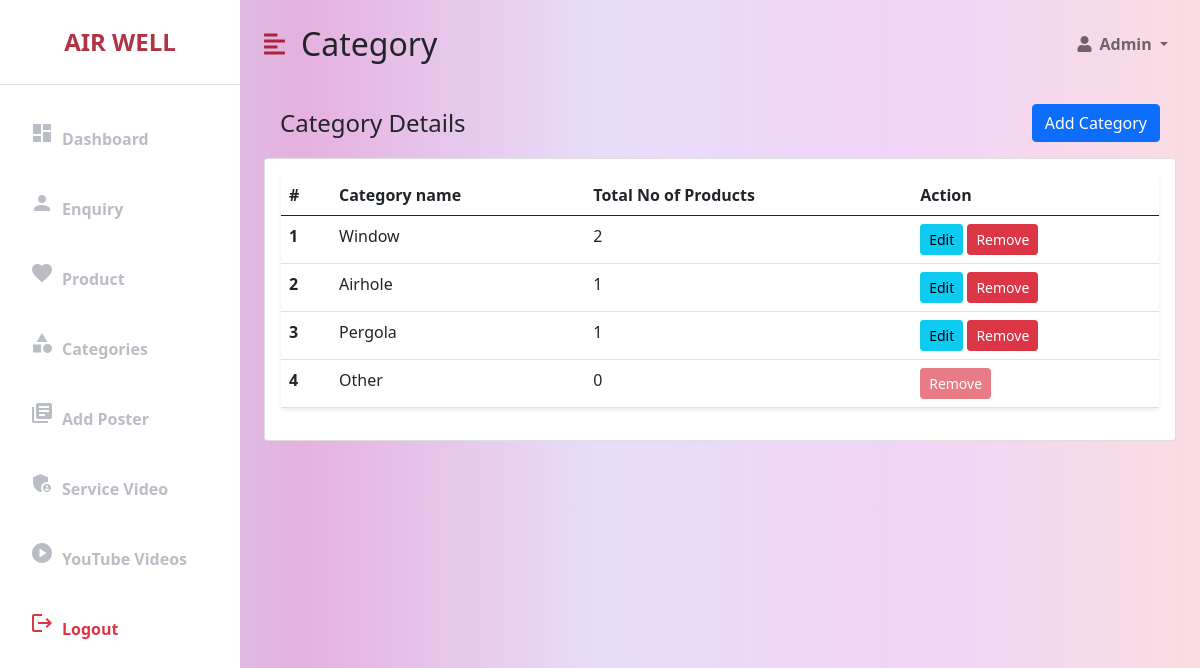
/admin_category (signed in), run on the app's committed database.
### AirWellApp/models.py (models this page shows, shortened)
class ProductCategoryModel(models.Model):
    category_id = models.AutoField(primary_key=True)
    category_name = models.CharField(max_length=100)
    class Meta:
        db_table = "category_table"

### AirWellApp/views.py (the view)
# urls.py: path("admin_category", views.admin_category, name='admin_category'),
@login_required(login_url='/login')
def admin_category(request):
    category = {'category': ProductCategoryModel.objects.annotate(product_count=Count('productmodel'))}
    return render(request, 'admin/admin_category.html', category)

### templates/admin/admin_category.html (shortened to what this page needs)
<!DOCTYPE html>
<html lang="en">
<head>
    <link href="https://cdn.jsdelivr.net/npm/bootstrap@5.0.0-beta3/dist/css/bootstrap.min.css" rel="stylesheet" />
    <link rel="stylesheet" href="https://cdnjs.cloudflare.com/ajax/libs/font-awesome/5.15.3/css/all.min.css" />
</head>
<body>
    <div class="d-flex" id="wrapper">
        <div class="bg-white" id="sidebar-wrapper">
            <div class="sidebar-heading text-center py-4 primary-text fs-4 fw-bold text-uppercase border-bottom">
                Air Well
            </div>
            <div class="list-group list-group-flush my-3">
                <a href="{% url 'admin_home' %}" class="list-group-item list-group-item-action bg-transparent second-text fw-bold">
                    <span class="material-icons me-2">dashboard</span>Dashboard
                </a>
                <a href="{% url 'admin_enquiry' %}" class="list-group-item list-group-item-action bg-transparent second-text fw-bold">
                    <span class="material-icons me-2">person</span>Enquiry
                </a>
                <a href="{% url 'admin_products' %}" class="list-group-item list-group-item-action bg-transparent second-text fw-bold">
                    <span class="material-icons me-2">favorite</span>Product
                </a>
                <a href="{% url 'admin_category' %}" class="list-group-item list-group-item-action bg-transparent second-text fw-bold">
                    <span class="material-icons me-2">category</span>Categories
                </a>
                <a href="{% url 'admin_poster' %}" class="list-group-item list-group-item-action bg-transparent second-text fw-bold">
                    <span class="material-icons me-2">library_books</span>Add Poster
                </a>
                <a href="{% url 'admin_service_video' %}" class="list-group-item list-group-item-action bg-transparent second-text fw-bold">
                    <span class="material-icons me-2">admin_panel_settings</span>Service Video
                </a>
                <a href="{% url 'youtube_videos' %}" class="list-group-item list-group-item-action bg-transparent second-text fw-bold">
                    <span class="material-icons me-2">play_circle</span>YouTube Videos
                </a>
                <a href="{% url 'admin_logout' %}" class="list-group-item list-group-item-action bg-transparent text-danger fw-bold">
                    <span class="material-icons me-2">logout</span>Logout
                </a>
            </div>
        </div>
        <div id="page-content-wrapper">
            <nav class="navbar navbar-expand-lg navbar-light bg-transparent py-4 px-4">
                <div class="d-flex align-items-center">
                    <i class="fas fa-align-left primary-text fs-4 me-3" id="menu-toggle"></i>
                    <h2 class="fs-2 m-0">Category</h2>
                </div>
                <div class="collapse navbar-collapse" id="navbarSupportedContent">
                    <ul class="navbar-nav ms-auto mb-2 mb-lg-0">
                        <li class="nav-item dropdown">
                            <a class="nav-link dropdown-toggle second-text fw-bold" href="#" id="navbarDropdown"
                                role="button" data-bs-toggle="dropdown" aria-expanded="false">
                                <i class="fas fa-user me-2"></i>Admin
                            </a>
                        </li>
                    </ul>
                </div>
            </nav>
            <div class="container-fluid px-4">
                <div class="row g-2">
                    <div class="col">
                        <div class="boxed-container p-3 d-flex align-items-center justify-content-between">
                            <h3 class="fs-4 mb-0">Category Details</h3>
                            <a class="btn btn-primary" href="{% url 'admin_add_category' %}">Add Category</a>
                        </div>
                    </div>
                </div>
                <div class="card card-body">
                    <table class="table bg-white rounded shadow-sm  table-hover">
                        <thead>
                            <tr>
                                <th scope="col" width="50">#</th>
                                <th scope="col">Category name</th>
                                <th scope="col">Total No of Products</th>
                                <th scope="col">Action</th>
                            </tr>
                        </thead>
                        <tbody>
                            {% for data in category %}
                            <tr>
                                <th scope="row">{{forloop.counter}}</th>
                                <td>{{data.category_name}}</td>
                                <td>{{data.product_count}}</td>
                                {% if data.category_name != 'Other' %}
                                <td>
                                    <a class="btn btn-info btn-sm "
                                        href="/admin_edit_category/{{ data.category_id }}" role="button">Edit</a>
                                    <a class="btn btn-danger btn-sm remove-btn"
                                        href="/admin_remove_category/{{ data.category_id }}" role="button">Remove</a>
                                </td>
                                {% else %}
                                <td><a class="btn btn-danger btn-sm disabled" disabled role="button">Remove</a></td>
                                {% endif %}
                            </tr>
                            {% endfor %}
                        </tbody>
                    </table>
                </div>
            </div>
        </div>
    </div>
</body>
</html>

### templates/admin/admin_category.html (style rules this page uses)
:root { --main-bg-color: #9d006959; --main-text-color: #9d0015cb; --second-text-color: #bbbdc5; --second-bg-color: #edc1ef; }
.primary-text { color: var(--main-text-color); }
.second-text { color: var(--second-text-color); }
#wrapper { overflow-x: hidden; background-image: linear-gradient(to right, #abd0f3b2, rgba(214, 132, 203, 0.637), #dccbf7a8, #f1d4f8, #fadde2); }
#sidebar-wrapper { min-height: 100vh; margin-left: -15rem; -webkit-transition: margin 0.25s ease-out; -moz-transition: margin 0.25s ease-out; -o-transition: margin 0.25s ease-out; transition: margin 0.25s ease-out; }
#sidebar-wrapper .sidebar-heading { padding: 0.875rem 1.25rem; font-size: 1.2rem; }
#sidebar-wrapper .list-group { width: 15rem; }
#page-content-wrapper { min-width: 100vw; }
#menu-toggle { cursor: pointer; }
.list-group-item { border: none; padding: 20px 30px; }
@media (min-width: 768px) { #sidebar-wrapper { margin-left: 0; } }
@media (min-width: 768px) { #page-content-wrapper { min-width: 0; width: 100%; } }

### data on the page
ProductCategoryModel: category_name "Window", product_count "2"
ProductCategoryModel: category_name "Airhole", product_count "1"
ProductCategoryModel: category_name "Pergola", product_count "1"
ProductCategoryModel: category_name "Other", product_count "0", shows "Remove"
